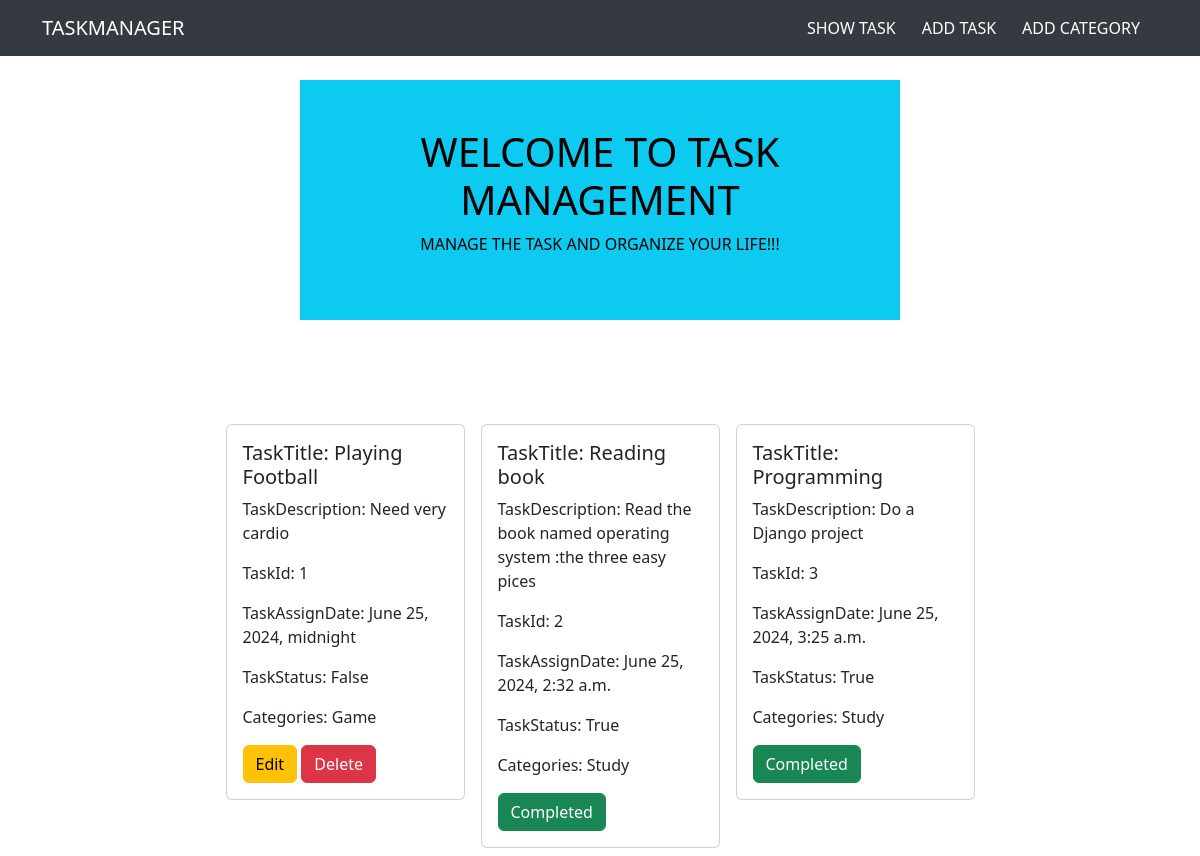
The page / on the database its author committed.
### task_app/models.py (models this page shows, shortened)
class TaskModel(models.Model):
    taskTitle = models.CharField(max_length=200)
    taskDescription = models.TextField()
    is_completed = models.BooleanField(default=False)
    taskAssignDate = models.DateTimeField(default=timezone.now)

### category/models.py (models this page shows, shortened)
class TaskCategory(models.Model):
    categoryName = models.CharField(max_length=100)
    tasks = models.ManyToManyField(TaskModel)

### task_management_project/views.py (the view)
# urls.py: path('',views.home,name='homepage'),
def home(request):
    task_data = TaskModel.objects.all()
    category_data = TaskCategory.objects.all()
    return render(request,'base.html',{'data':task_data,'info':category_data})

### templates/base.html (shortened to what this page needs)
<!DOCTYPE html>
<html lang="en">
<head>
  <link
    href="https://cdn.jsdelivr.net/npm/bootstrap@5.3.3/dist/css/bootstrap.min.css"
    rel="stylesheet"
  />
</head>
<body>
    <nav class="navbar navbar-expand-md fixed-top">
        <div class="container">
          <a class="navbar-brand" href="#">TASKMANAGER</a>
          <div class="collapse navbar-collapse justify-content-end" id="navbarNav">
            <ul class="navbar-nav">
              <li class="nav-item">
                <a class="nav-link" href="{% url 'homepage' %}">SHOW TASK</a>
              </li>
              <li class="nav-item">
                <a class="nav-link" href="{% url 'task' %}">ADD TASK</a>
              </li>
              <li class="nav-item">
                <a class="nav-link" href="{% url 'category' %}">ADD CATEGORY</a>
              </li>
            </ul>
          </div>
        </div>
      </nav>
      {% block content %}
      <div class="text-center text-bg-info w-50 m-auto p-5">
        <h1>WELCOME TO TASK MANAGEMENT</h1>
        <p>MANAGE THE TASK AND ORGANIZE YOUR LIFE!!! </p>
      </div>
      <div class="container mt-5">
        <div class="d-flex flex-wrap justify-content-center px-5 pt-5">
          {% for post in data %}
          <div class="col-sm-3">
            <div class="card m-2">
              <div class="card-body">
                <h5 class="card-title">TaskTitle: {{ post.taskTitle }}</h5>
                <p class="card-text">TaskDescription: {{ post.taskDescription }}</p>
                <p class="card-text">TaskId: {{ post.id }}</p>
                <p>TaskAssignDate: {{ post.taskAssignDate }}</p>
                <p>TaskStatus: {{ post.is_completed }}</p>
                <p>Categories:
                  {% for category in post.taskcategory_set.all %}
                    {{ category.categoryName }}
                  {% endfor %}
                </p>
                {% if not post.is_completed %}
                  <a href="{%url 'edit' post.id %}" class="btn btn-warning">Edit</a>
                  <a href="{%url 'delete' post.id %}" class="btn btn-danger">Delete</a>
                {% else %}
                  <button class="btn btn-success">Completed</button>
                {% endif %}
              </div>
            </div>
          </div>
          {% endfor %}
        </div>
      </div>
      {% endblock %}
</body>
</html>

### templates/base.html (style rules this page uses)
body { padding-top: 5rem; }
.navbar { background-color: #343a40; }
.navbar-brand, .navbar-nav .nav-link { color: #ffffff; }
.nav-item { margin-right: 10px; }

### rows shown on the page
TaskModel: taskTitle "Playing Football", taskDescription "Need very cardio", id "1", taskAssignDate "June 25, 2024, midnight", is_completed "False", shows "Edit"
TaskCategory: categoryName "Game"
TaskModel: taskTitle "Reading book", taskDescription "Read the book named operating system :the three easy pices", id "2", taskAssignDate "June 25, 2024, 2:32 a.m.", is_completed "True", shows "Completed"
TaskCategory: categoryName "Study"
TaskModel: taskTitle "Programming", taskDescription "Do a Django project", id "3", taskAssignDate "June 25, 2024, 3:25 a.m.", is_completed "True", shows "Completed"
